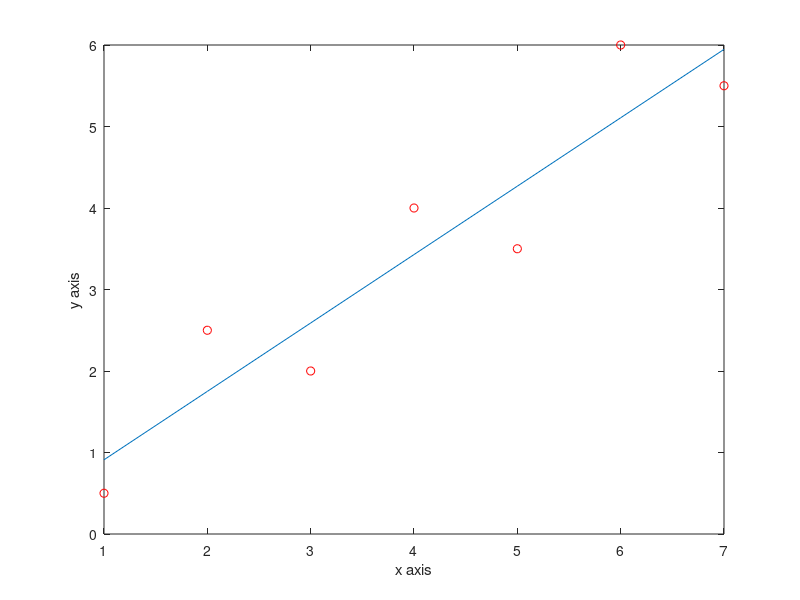

This chart was generated by the following MATLAB code:
clc
close all;
clear all;
x=[1:7];
y=[0.5 2.5 2.0 4.0 3.5 6.0 5.5];
n=length(x);
sumx=sum(x);
sumxsqrt=sum(x.^2);
sumy=sum(y);
sumxy=sum(x.*y);
A=[n sumx
    sumx sumxsqrt];
B=[sumy
    sumxy];
a=A\B;
ym=a(1)+a(2)*x;
plot(x,y,'ro');
hold on
plot(x,ym);
xlabel ('x axis');

ylabel('y axis');



